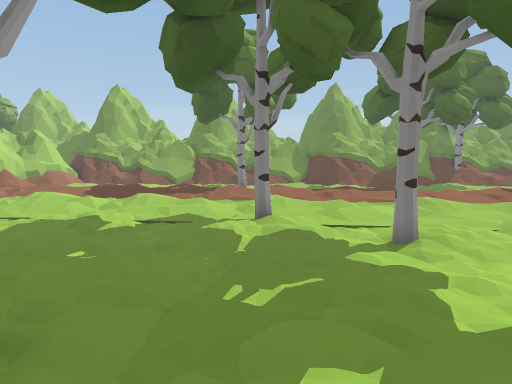
view 1 (above)

24 first-person views from a walk through a 3-D level made in the Unity game engine. The camera is 1.4 m above the floor, tilts 6° down and sees 75° across. The floor is counted in squares, 2 m on a side. Each view is taken from the middle of a square. On the plan, view 1 faces up. The plan holds only what a view shows up to about 10 squares ahead; the rest is blank. The place goes on beyond the plan. The player is left out.

view 2
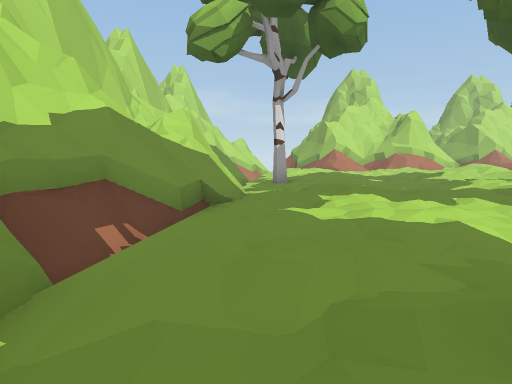

view 3
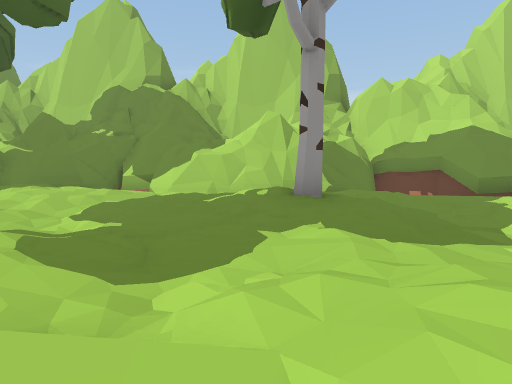

view 4
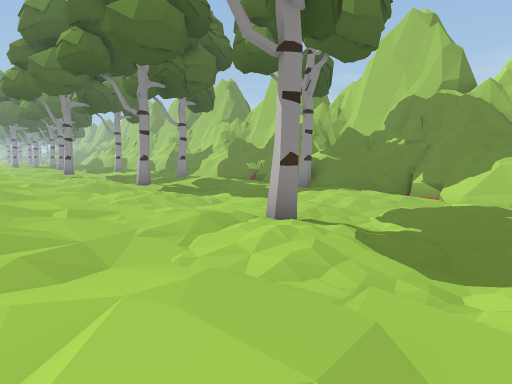

view 5
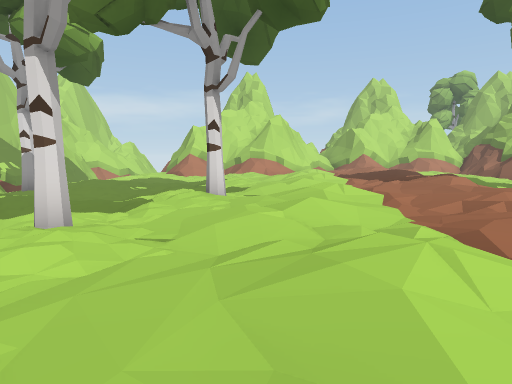

view 6
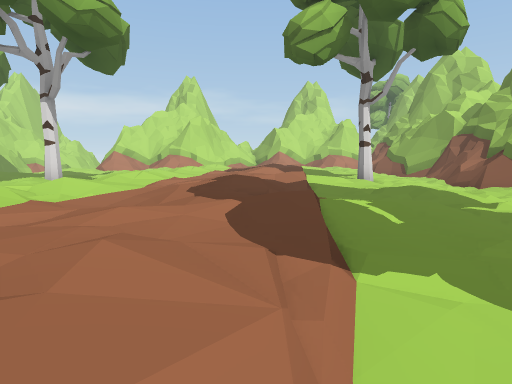

view 7
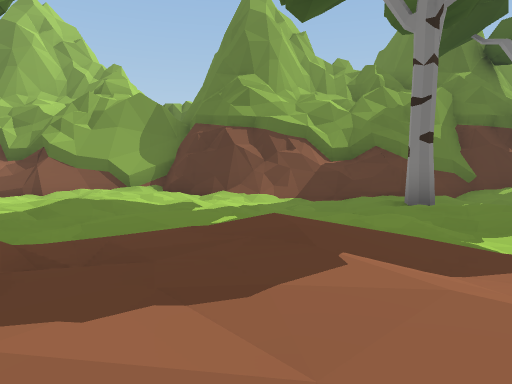

view 8
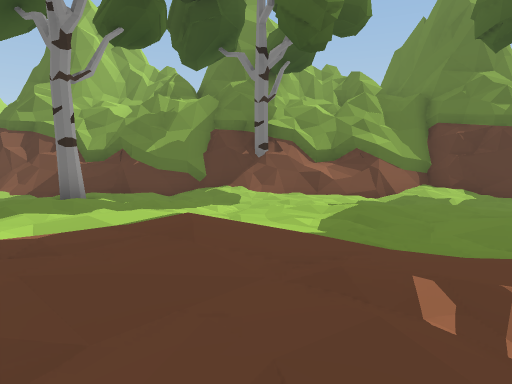

view 9
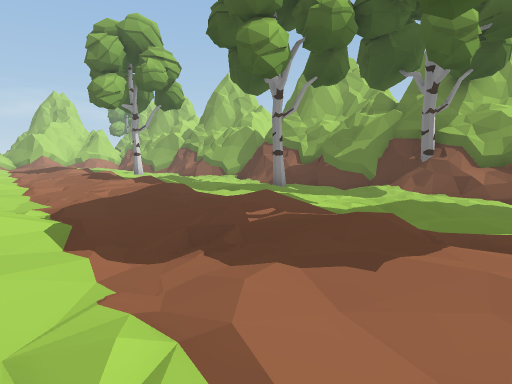

view 10
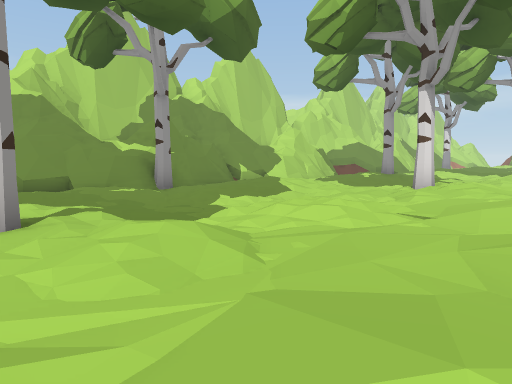

view 11
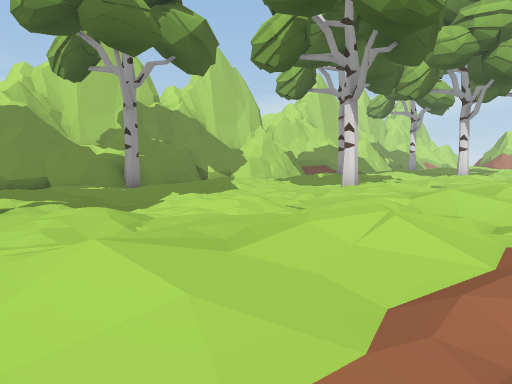

view 12
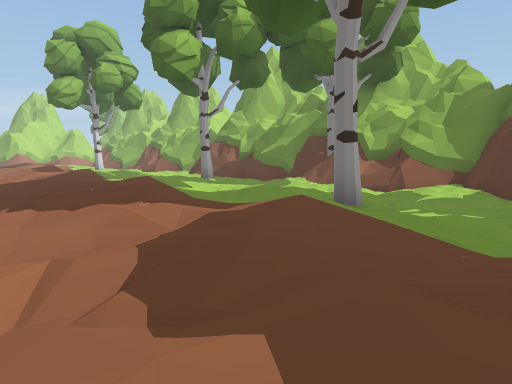

view 13
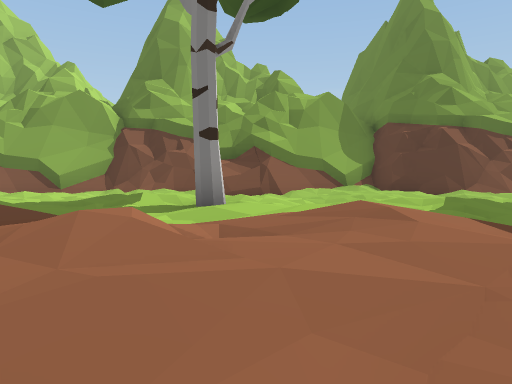

view 14
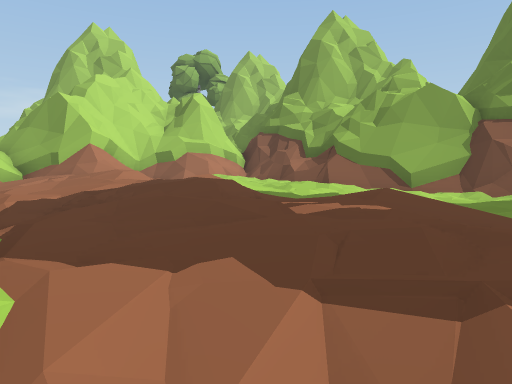

view 15
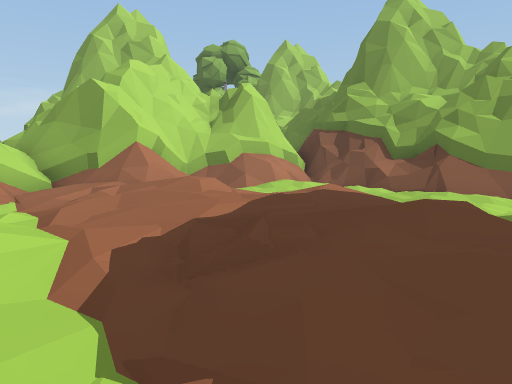

view 16
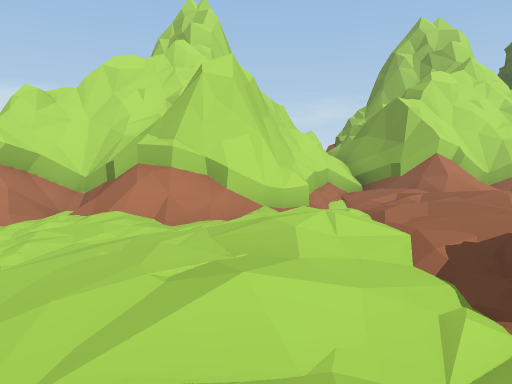

view 17
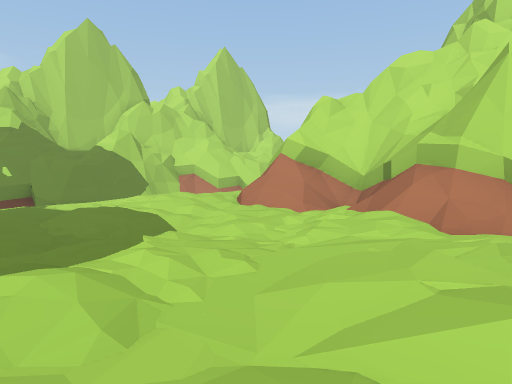

view 18
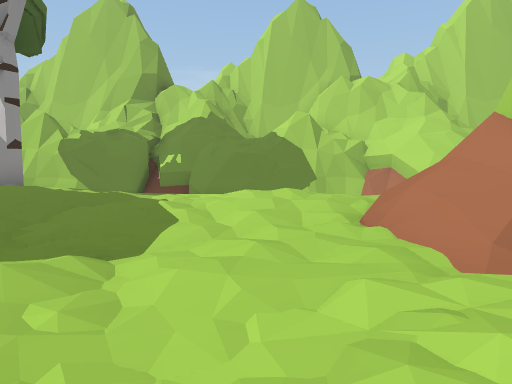

view 19
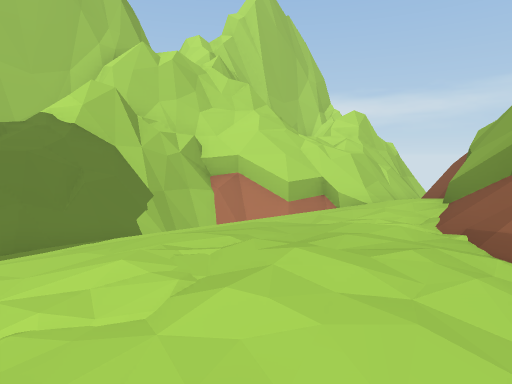

view 20
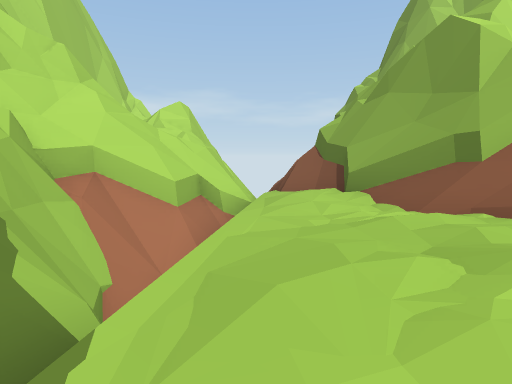

view 21
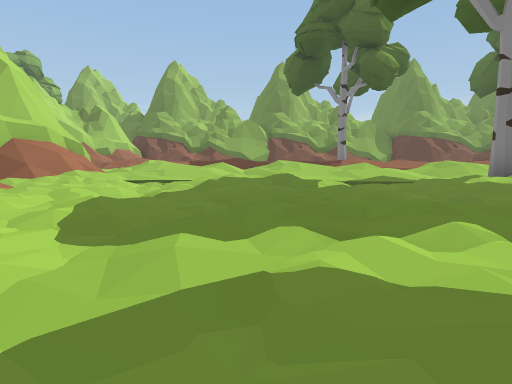

view 22
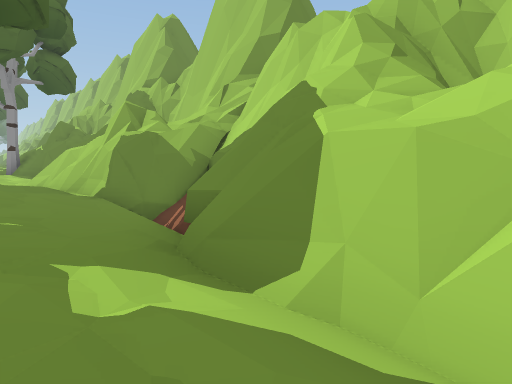

view 23
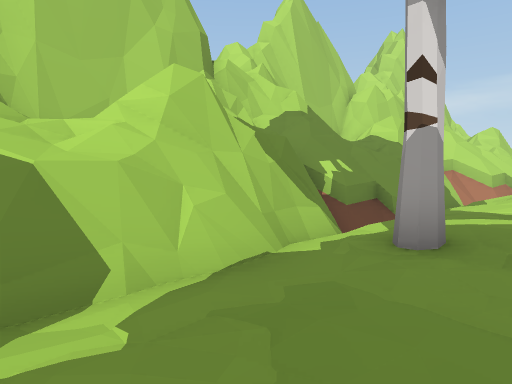

view 24
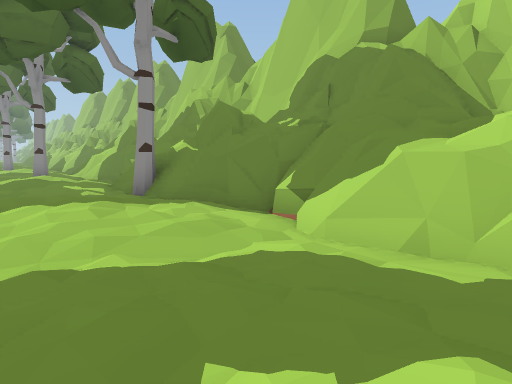

### Floor plan
Key: @ floor where view 1 was taken; # wall or solid block; x gap in a wall; . main floor; : floor 0.25 m higher than the main floor; - floor 0.25 m lower than the main floor; + floor 0.5 m higher than the main floor; _ floor 0.5 m lower than the main floor; * floor 0.75 m higher than the main floor; % floor 2 m higher than the main floor; & floor 2.25 m higher than the main floor; / step, stairs or slope; = window, fence, low wall or low ledge; ^ raised ledge; v drop or lower ground; T tree.
Columns run from 16 left of view 1 to 20 right of it. Each row starts with its distance up from view 1.
 23       ^##  #####  ########
 22      #=######//^###.###=#####T##
 21      =..=#------__.---//==###==#####
 20    #=/...:.....-.-----__-.-_--.-_..#
 19   ##=.. .:....:..-....-_-T/-----____
 18    #/   +:../..T...:..--.:...-...-__
 17   ##/+/:++::+/:.:+..../.......::..--
 16  ###/+*+++*+++//:+/:.:+:..../...:T..
 15 ###/:/+++++++++*++++/:++///://:..+:.-
 14  &==#-.:::::::/+:+++++++++*/+++/:++:.
 13   #^##: +:::+:.::+::+:::+++++++*+++++
 12   #  ##:+:+:++/.//:.:.::..::::/++:+++
 11      ^#..::/::+::/:/.++:/-.:+:..:::::
 10     #^=:......:..:::::::+/.:+++./+::.
  9     ## .--.:.-..T:.......::.::+::+++/
  8     ##/--_...--:..--...:..--......::.
  7     ##/--__-.------T..-.--.::.-..-...
  6     ##=...--.------__-_--_.T---.....-
  5   ###/.::...:...-..--__.-_-------_---
  4 ###.---..--.:..-.::.._-...._----__-T
  3 vvxv/__---_-.T--...---.T:....:..__--
  2 vv=vvvvvvvv/____----_-...--..:.._..:
  1 # &%vv####vv###==/==/__--=/-..---..:
  0 =#=#############@/v.v###====/##T=//
 -1    ##       ##==/=#######&#=####%#=
 -2               ######     #####   #=
 -3                                  ##

Positions as (right, up) in squares from view 1, and headings:
1: (0, 0), facing up
2: (8, 2), facing left
3: (8, 9), facing down
4: (8, 10), facing down-right
5: (8, 10), facing left
6: (10, 15), facing left
7: (6, 13), facing up
8: (13, 12), facing up
9: (17, 10), facing up-left
10: (20, 9), facing down-left
11: (20, 11), facing down-left
12: (20, 11), facing up-left
13: (0, 13), facing up
14: (-2, 13), facing up-left
15: (-5, 13), facing up-left
16: (-4, 12), facing left
17: (-4, 12), facing down-left
18: (-8, 10), facing down
19: (-7, 6), facing down-left
20: (-7, 3), facing left
21: (-5, 2), facing up
22: (-1, 3), facing down-right
23: (1, 4), facing down-left
24: (8, 4), facing down-right
